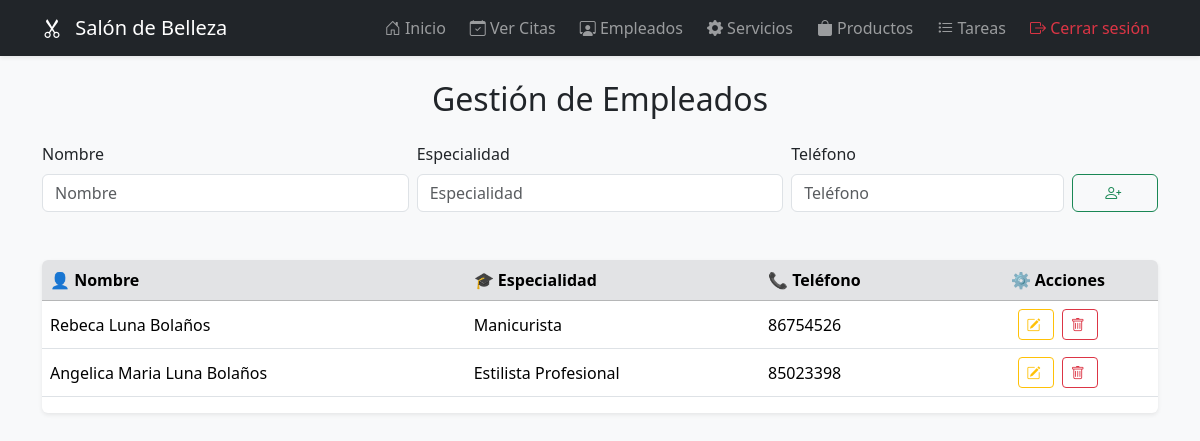
/empleados (signed in), run on an earlier commit of the app's database.
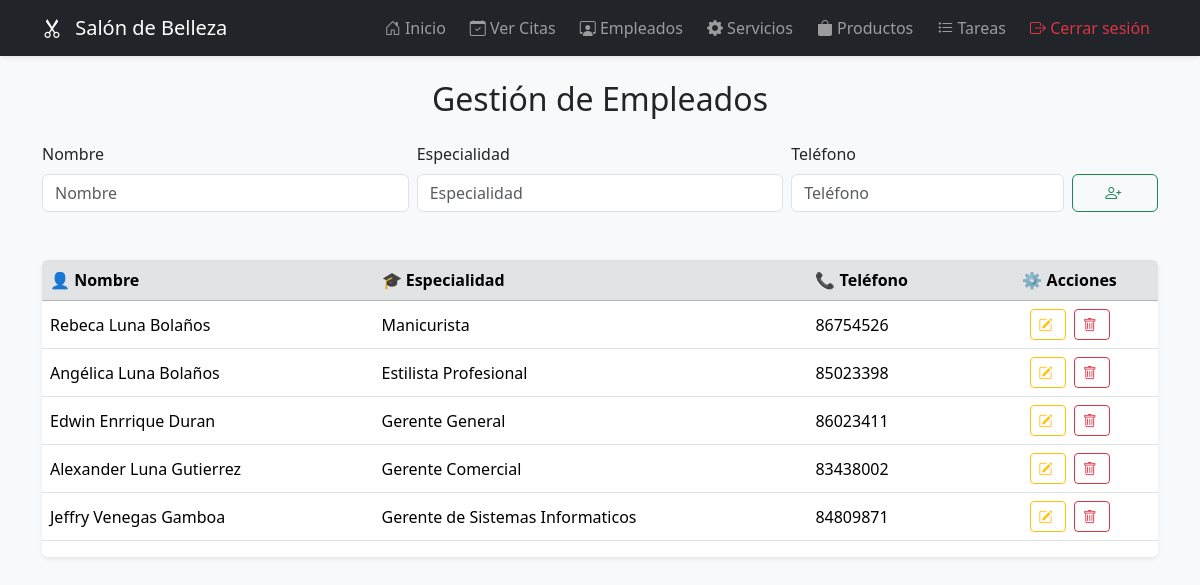
And on a later commit of the database.
### models.py (models this page shows, shortened)
class Empleado(db.Model):
    __tablename__ = 'empleados'
    id = db.Column(db.Integer, primary_key=True)
    nombre = db.Column(db.String(100), nullable=False)
    especialidad = db.Column(db.String(200), nullable=True)
    telefono = db.Column(db.String(20), nullable=True)  # <-- este campo falta
    citas = db.relationship('Cita', backref='empleado', lazy=True)

### main.py (the view, shortened to what this page needs)
@app.route('/empleados', methods=['GET', 'POST'])
@login_required
def empleados():
    lista = Empleado.query.all()
    return render_template('admin/empleados.html', empleados=lista)

### main.py (called while the page is built)
def login_required(f):
    @wraps(f)
    def decorated(*args, **kwargs):
        if not session.get('logged_in'):
            return redirect(url_for('login'))
        return f(*args, **kwargs)
    return decorated

### templates/admin/empleados.html
{% extends 'admin/layout.html' %}
{% block content %}
<h2 class="mb-4 text-center">Gestión de Empleados</h2>
<form method="POST" class="mb-5">
  <div class="row g-2 align-items-end">
    <div class="col-md-4">
      <label class="form-label">Nombre</label>
      <input type="text" name="nombre" class="form-control" placeholder="Nombre" required>
    </div>
    <div class="col-md-4">
      <label class="form-label">Especialidad</label>
      <input type="text" name="especialidad" class="form-control" placeholder="Especialidad">
    </div>
    <div class="col-md-3">
      <label class="form-label">Teléfono</label>
      <input type="text" name="telefono" class="form-control" placeholder="Teléfono">
    </div>
    <div class="col-md-1 d-grid">
      <button class="btn btn-outline-success" title="Agregar">
        <i class="bi bi-person-plus"></i>
      </button>
    </div>
  </div>
</form>
<div class="table-responsive shadow-sm rounded bg-white">
  <table class="table table-hover align-middle">
    <thead class="table-secondary">
      <tr>
        <th>👤 Nombre</th>
        <th>🎓 Especialidad</th>
        <th>📞 Teléfono</th>
        <th class="text-center">⚙️ Acciones</th>
      </tr>
    </thead>
    <tbody>
      {% for emp in empleados %}
      <tr>
        <td>{{ emp.nombre }}</td>
        <td>{{ emp.especialidad }}</td>
        <td>{{ emp.telefono }}</td>
        <td class="text-center">
          <a href="{{ url_for('editar_empleado', id=emp.id) }}" class="btn btn-sm btn-outline-warning me-1" title="Editar">
            <i class="bi bi-pencil-square"></i>
          </a>
          <form method="POST" action="{{ url_for('eliminar_empleado', id=emp.id) }}" class="d-inline">
            <button type="submit" class="btn btn-sm btn-outline-danger" onclick="return confirm('¿Eliminar empleado?')" title="Eliminar">
              <i class="bi bi-trash"></i>
            </button>
          </form>
        </td>
      </tr>
      {% endfor %}
    </tbody>
  </table>
</div>
{% endblock %}

### templates/admin/layout.html (shortened to what this page needs)
<!DOCTYPE html>
<html lang="es">
<head>
    <link href="https://cdn.jsdelivr.net/npm/bootstrap@5.3.2/dist/css/bootstrap.min.css" rel="stylesheet" />
    <link href="https://cdn.jsdelivr.net/npm/bootstrap-icons@1.10.5/font/bootstrap-icons.css" rel="stylesheet" />
</head>
<body>
<nav class="navbar navbar-expand-lg navbar-dark bg-dark shadow-sm">
    <div class="container">
        <a class="navbar-brand" href="{{ url_for('index') }}">
            <i class="bi bi-scissors"></i> Salón de Belleza
        </a>
        <div class="collapse navbar-collapse justify-content-end" id="navbarNav">
            <ul class="navbar-nav gap-2">
                <li class="nav-item">
                    <a href="{{ url_for('index') }}" class="nav-link">
                        <i class="bi bi-house-door"></i> Inicio
                    </a>
                </li>
                <li class="nav-item">
                    <a href="{{ url_for('citas') }}" class="nav-link">
                        <i class="bi bi-calendar-check"></i> Ver Citas
                    </a>
                </li>
                <li class="nav-item">
                    <a href="{{ url_for('empleados') }}" class="nav-link">
                        <i class="bi bi-person-workspace"></i> Empleados
                    </a>
                </li>
                <li class="nav-item">
                    <a href="{{ url_for('servicios') }}" class="nav-link">
                        <i class="bi bi-gear-fill"></i> Servicios
                    </a>
                </li>
                <li class="nav-item">
                    <a href="{{ url_for('admin_productos') }}" class="nav-link">
                        <i class="bi bi-bag-fill"></i> Productos
                    </a>
                </li>
                <li class="nav-item">
                <a href="{{ url_for('tareas') }}" class="nav-link">
        <i class="bi bi-list-task"></i> Tareas
    </a>
</li>
                {% if session.get('logged_in') %}
                <li class="nav-item">
                    <a href="{{ url_for('logout') }}" class="nav-link text-danger">
                        <i class="bi bi-box-arrow-right"></i> Cerrar sesión
                    </a>
                </li>
                {% else %}
                <li class="nav-item">
                    <a href="{{ url_for('login') }}" class="nav-link text-success">
                        <i class="bi bi-box-arrow-in-right"></i> Iniciar sesión
                    </a>
                </li>
                {% endif %}
            </ul>
        </div>
    </div>
</nav>
<div class="container py-4">
    {% block content %}{% endblock %}
</div>
</body>
</html>

### templates/admin/layout.html (style rules this page uses)
body { background-color: #f8f9fa; }
.navbar-brand i { margin-right: 8px; }
.btn i { margin-right: 4px; }

What changed in the data, as far as the page shows it:
changed Empleado "Estilista Profesional": nombre "Angelica Maria Luna Bolaños" → "Angélica Luna Bolaños"
added Empleado: nombre "Edwin Enrrique Duran", especialidad "Gerente General", telefono "86023411"
added Empleado: nombre "Alexander Luna Gutierrez", especialidad "Gerente Comercial", telefono "83438002"
added Empleado: nombre "Jeffry Venegas Gamboa", especialidad "Gerente de Sistemas Informaticos", telefono "84809871"
